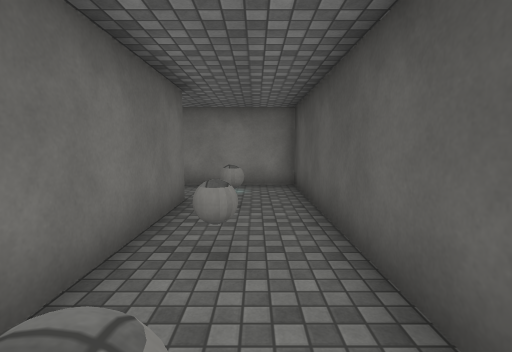
view 1 (above)

24 first-person views from a walk through a Unity game level. The camera is 1.5 m above the floor, tilts 6° down and sees 85° across. Doors are open. The floor is counted in squares, 1.27 m on a side. Each view is taken from the middle of a square. On the plan, view 1 faces up. The plan holds only what a view shows up to about 12 squares ahead; the rest is blank. The place goes on beyond the plan. The player is left out. Surface patterns are stand-ins for the level's own textures.

view 2
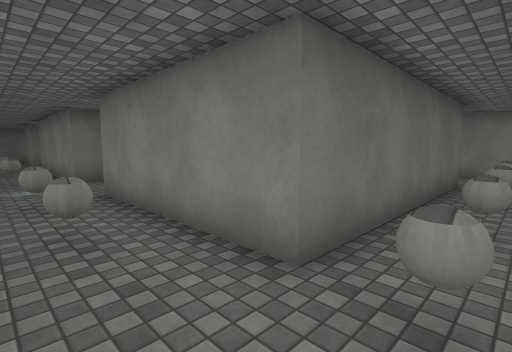

view 3
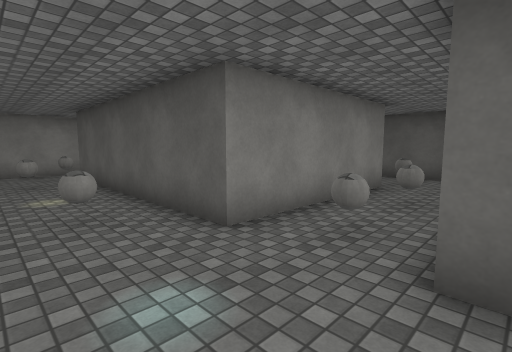

view 4
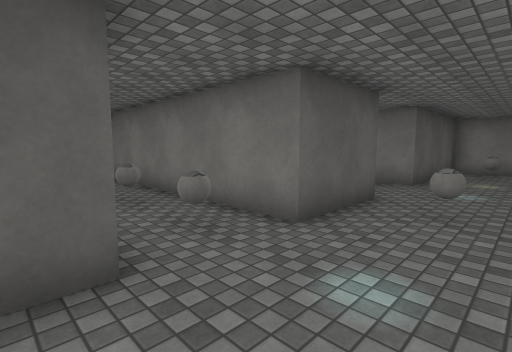

view 5
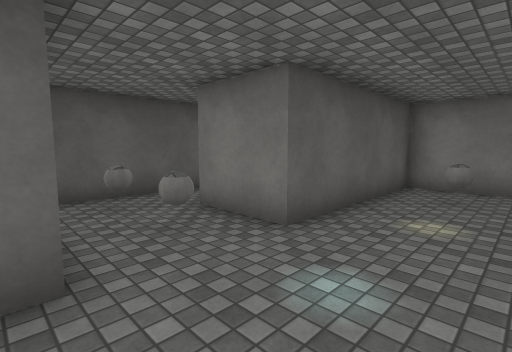

view 6
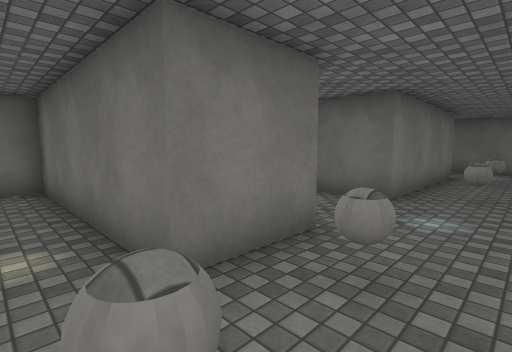

view 7
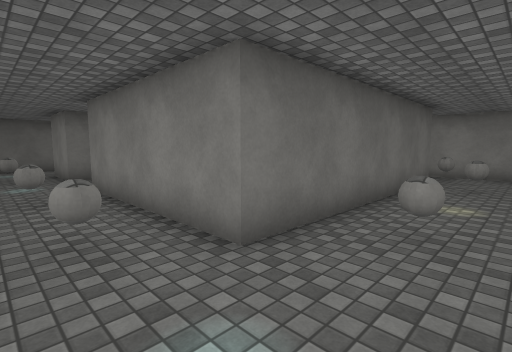

view 8
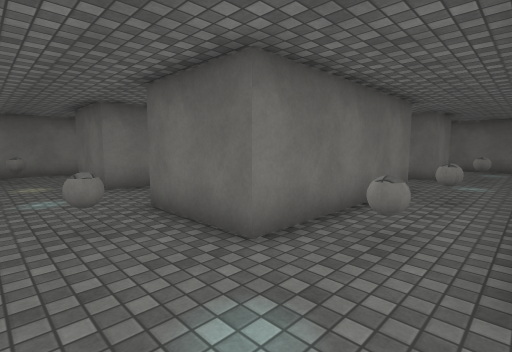

view 9
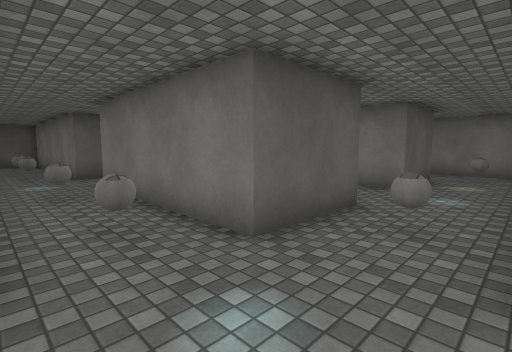

view 10
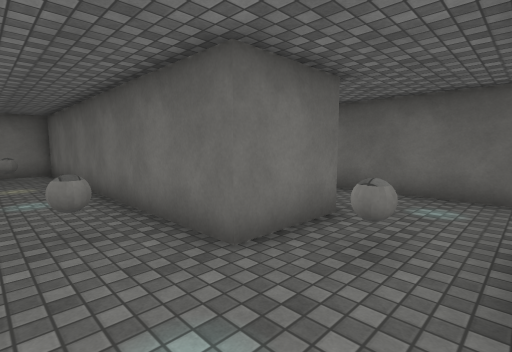

view 11
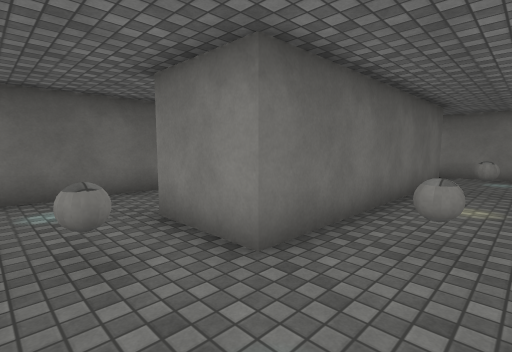

view 12
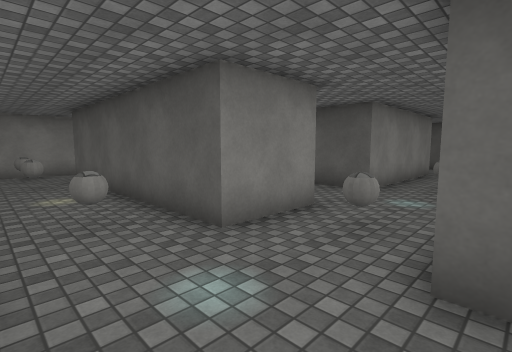

view 13
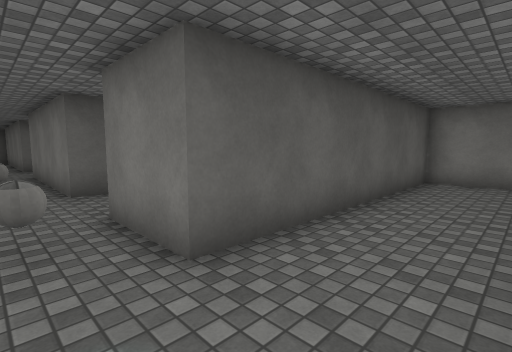

view 14
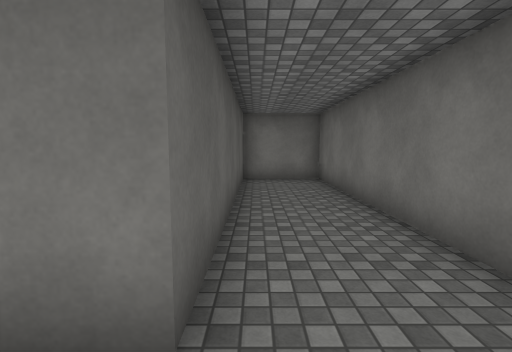

view 15
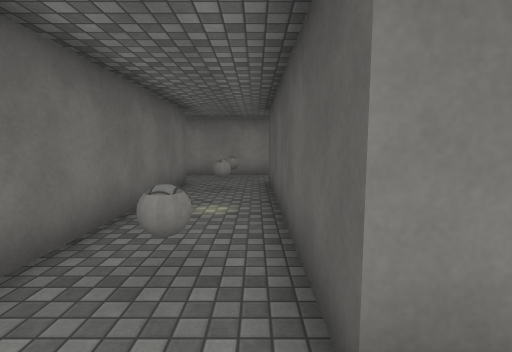

view 16
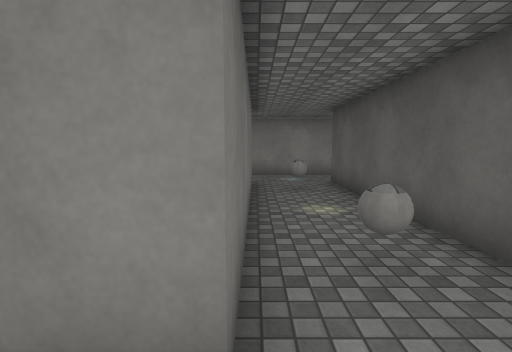

view 17
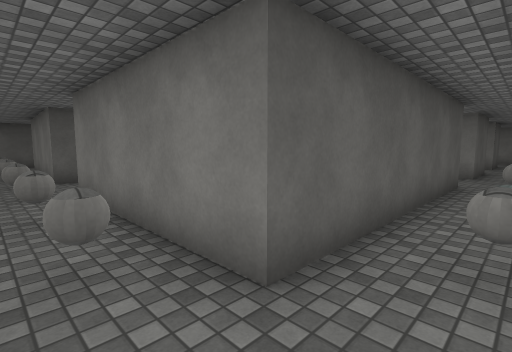

view 18
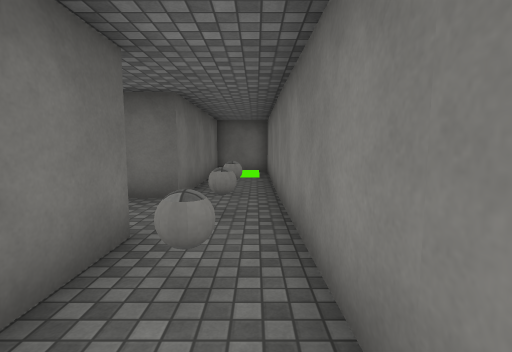

view 19
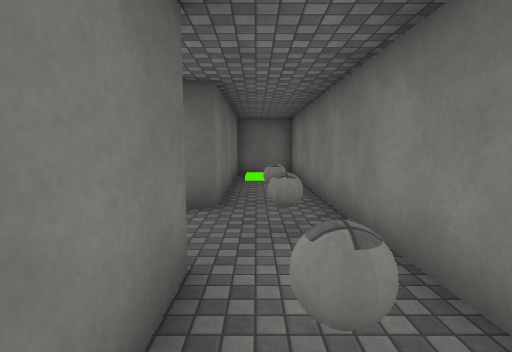

view 20
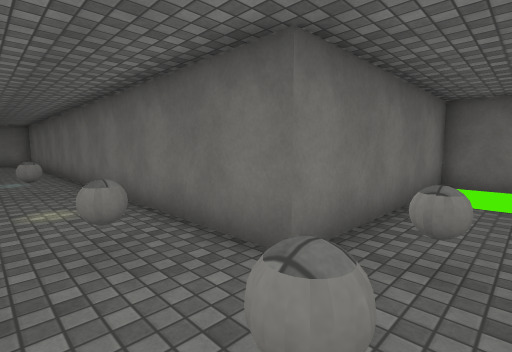

view 21
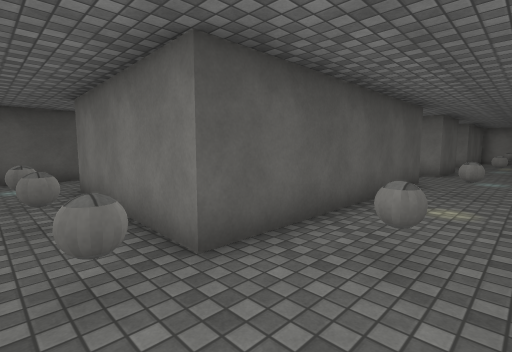

view 22
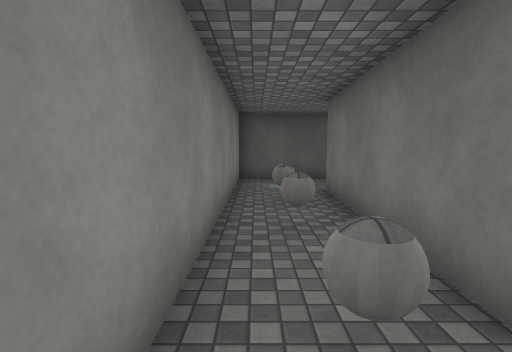

view 23
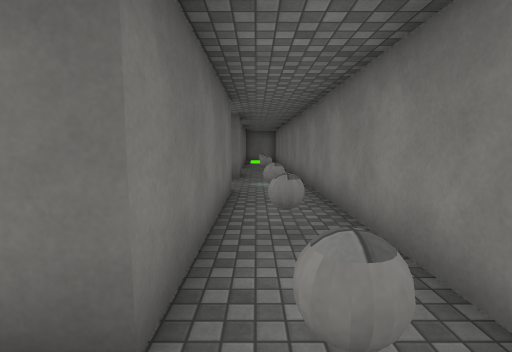

view 24
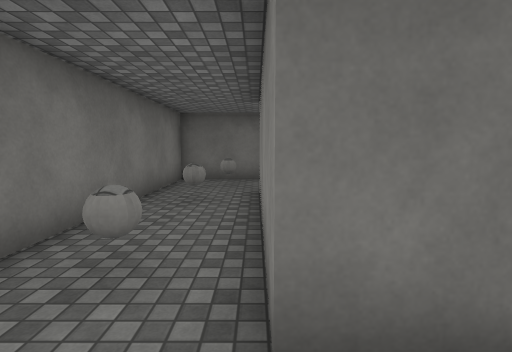

### Floor plan
Ten units are one square. View 1 is at (0, 0); x grows to the right and y downward. Boxes are objects, and circles mark ways between rooms. Rooms are numbered by the first view taken in them; rooms with no view inside come last. Other rooms are left out.
<svg viewBox="-314 -91 331 262">
<path fill="none" stroke="#000" d="M-74 18 -74 -64 -16 -64 -16 18 -74 18M-104 45 -104 75M-74 75 -74 45 8 44M12 29 12 8M12 -11 12 -86 -95 -86M-104 102 -104 129M-32 116 -32 80M-104 -64 -104 18M-104 157 -74 157 -74 102 -51 102 -51 166 -42 166M-215 18 -215 -63 -191 -64 -191 18 -215 18M-165 18 -165 -64 -104 -64M-270 -63 -243 -63 -243 132 -215 132 -215 45 -191 45M-95 -86 -270 -86M-165 75 -165 45 -104 45M-164 130 -165 102 -104 102M-104 129 -155 129M-191 45 -191 157 -104 157M-104 18 -165 18M-296 -86 -304 -86M-309 -86 -309 -63 -270 -63M-270 -86 -295 -86"/>
<rect x="-105" y="-75" width="10" height="10" fill="#bbb"><title>other object</title></rect>
<rect x="-95" y="135" width="10" height="10" fill="#bbb"><title>other object</title></rect>
<rect x="-95" y="55" width="10" height="10" fill="#bbb"><title>other object</title></rect>
<rect x="-95" y="-5" width="10" height="10" fill="#bbb"><title>other object</title></rect>
<rect x="-95" y="-55" width="10" height="10" fill="#bbb"><title>other object</title></rect>
<rect x="-85" y="-75" width="10" height="10" fill="#bbb"><title>other object</title></rect>
<rect x="-65" y="85" width="10" height="10" fill="#bbb"><title>other object</title></rect>
<rect x="-65" y="25" width="10" height="10" fill="#bbb"><title>other object</title></rect>
<rect x="-55" y="-75" width="10" height="10" fill="#bbb"><title>other object</title></rect>
<rect x="-45" y="85" width="10" height="10" fill="#bbb"><title>other object</title></rect>
<rect x="-45" y="25" width="10" height="10" fill="#bbb"><title>other object</title></rect>
<rect x="-35" y="-75" width="10" height="10" fill="#bbb"><title>other object</title></rect>
<rect x="-5" y="15" width="10" height="10" fill="#bbb"><title>other object</title></rect>
<rect x="-5" y="-15" width="10" height="10" fill="#bbb"><title>other object</title></rect>
<rect x="-5" y="-35" width="10" height="10" fill="#bbb"><title>other object</title></rect>
<rect x="-5" y="-65" width="10" height="10" fill="#bbb"><title>other object</title></rect>
<rect x="-255" y="-75" width="10" height="10" fill="#bbb"><title>other object</title></rect>
<rect x="-235" y="-5" width="10" height="10" fill="#bbb"><title>other object</title></rect>
<rect x="-235" y="-55" width="10" height="10" fill="#bbb"><title>other object</title></rect>
<rect x="-235" y="-75" width="10" height="10" fill="#bbb"><title>other object</title></rect>
<rect x="-205" y="25" width="10" height="10" fill="#bbb"><title>other object</title></rect>
<rect x="-205" y="-75" width="10" height="10" fill="#bbb"><title>other object</title></rect>
<rect x="-185" y="-5" width="10" height="10" fill="#bbb"><title>other object</title></rect>
<rect x="-185" y="-55" width="10" height="10" fill="#bbb"><title>other object</title></rect>
<rect x="-155" y="-75" width="10" height="10" fill="#bbb"><title>other object</title></rect>
<rect x="-135" y="-75" width="10" height="10" fill="#bbb"><title>other object</title></rect>
<rect x="-185" y="135" width="10" height="10" fill="#bbb"><title>other object</title></rect>
<rect x="-185" y="55" width="10" height="10" fill="#bbb"><title>other object</title></rect>
<rect x="-155" y="135" width="10" height="10" fill="#bbb"><title>other object</title></rect>
<rect x="-155" y="85" width="10" height="10" fill="#bbb"><title>other object</title></rect>
<rect x="-155" y="25" width="10" height="10" fill="#bbb"><title>other object</title></rect>
<rect x="-125" y="135" width="10" height="10" fill="#bbb"><title>other object</title></rect>
<rect x="-125" y="85" width="10" height="10" fill="#bbb"><title>other object</title></rect>
<rect x="-125" y="25" width="10" height="10" fill="#bbb"><title>other object</title></rect>
<circle cx="-105" cy="-75" r="3" fill="#2a7"/>
<circle cx="-110" cy="145" r="3" fill="#2a7"/>
<circle cx="-110" cy="35" r="3" fill="#2a7"/>
<circle cx="-110" cy="85" r="3" fill="#2a7"/>
<circle cx="-185" cy="28" r="3" fill="#2a7"/>
<circle cx="-270" cy="-75" r="3" fill="#2a7"/>
<text x="-60" y="30">1</text>
<text x="-220" y="-10">2</text>
<text x="-150" y="90">3</text>
<text x="-290" y="-80">4</text>
</svg>
Room 1 opens to room 2. Room 1 opens to room 3. Room 2 opens to room 3. Room 2 opens to room 4.

Where each view was taken, in squares from view 1:
view 1: 0 up, 0 right, facing up
view 2: 4 down, 0 right, facing up-left
view 3: 5 down, 10 left, facing up-right
view 4: 1 down, 10 left, facing down-right
view 5: 7 down, 10 left, facing down-right
view 6: 8 down, 4 left, facing down-left
view 7: 4 down, 8 left, facing up-left
view 8: 2 down, 8 left, facing down-left
view 9: 2 down, 19 left, facing down-right
view 10: 2 down, 17 left, facing down-left
view 11: 4 down, 17 left, facing up-left
view 12: 5 down, 24 left, facing up-right
view 13: 3 down, 24 left, facing down-right
view 14: 3 down, 22 left, facing down
view 15: 3 down, 22 left, facing up
view 16: 3 down, 19 left, facing up
view 17: 8 up, 18 left, facing down-right
view 18: 8 up, 18 left, facing left
view 19: 7 up, 19 left, facing left
view 20: 8 up, 22 left, facing down-left
view 21: 8 up, 10 left, facing down-right
view 22: 8 up, 9 left, facing right
view 23: 7 up, 9 left, facing left
view 24: 13 down, 9 left, facing left
